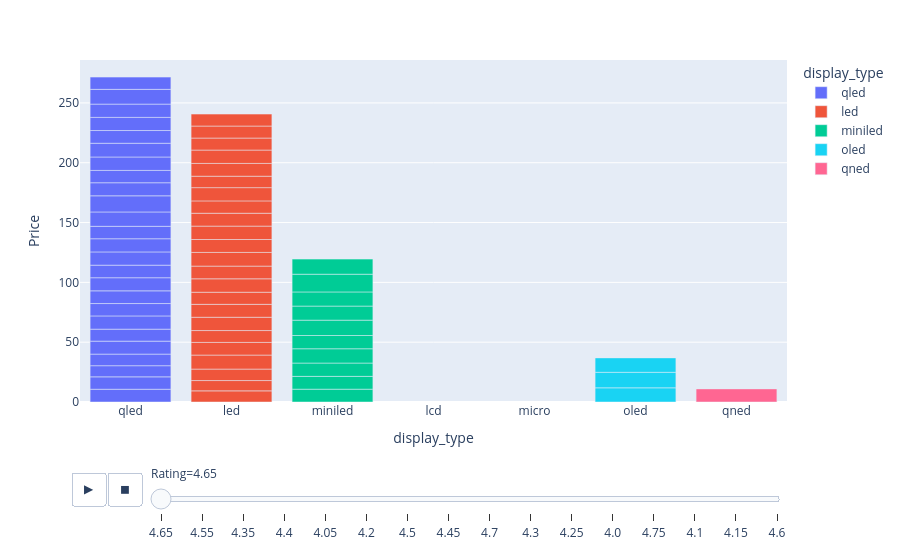

The code cell stored with this chart in its notebook:
### Markdown cell above
### Price to Display_Type Columns

### Code cell
px.bar(df, x='display_type', y='Price', color='display_type', animation_frame='Rating')

### Figure 1 — Plotly figure (JSON) as saved in the notebook; plotly's stock layout.template omitted (floating-point values rounded to 4 significant figures)
{"data": [{"alignmentgroup": "True", "hovertemplate": "display_type=%{x}<br>Rating=4.65<br>Price=%{y}<extra></extra>", "legendgroup": "qled", "marker": {"color": "#636efa", "pattern": {"shape": ""}}, "name": "qled", "offsetgroup": "qled", "orientation": "v", "showlegend": true, "textposition": "auto", "type": "bar", "x": ["qled", "qled", "qled", "qled", "qled", "qled", "qled", "qled", "qled", "qled", "qled", "qled", "qled", "qled", "qled", "qled", "qled", "qled", "qled", "qled", "qled", "qled", "qled", "qled", "qled"], "xaxis": "x", "y": [10.67, 10.35, 9.324, 9.68, 10.86, 9.999, 11.08, 10.34, 10.61, 10.97, 10.49, 11.09, 11.0, 10.38, 12.03, 13.49, 10.91, 10.3, 11.23, 11.48, 10.65, 10.99, 11.08, 12.35, 10.24], "yaxis": "y"}, {"alignmentgroup": "True", "hovertemplate": "display_type=%{x}<br>Rating=4.65<br>Price=%{y}<extra></extra>", "legendgroup": "led", "marker": {"color": "#EF553B", "pattern": {"shape": ""}}, "name": "led", "offsetgroup": "led", "orientation": "v", "showlegend": true, "textposition": "auto", "type": "bar", "x": ["led", "led", "led", "led", "led", "led", "led", "led", "led", "led", "led", "led", "led", "led", "led", "led", "led", "led", "led", "led", "led", "led", "led"], "xaxis": "x", "y": [9.306, 8.613, 9.595, 11.71, 10.6, 9.903, 11.11, 10.8, 10.13, 11.22, 10.6, 11.46, 10.79, 11.19, 10.77, 10.32, 11.08, 9.547, 10.69, 11.16, 10.04, 10.04, 9.999], "yaxis": "y"}, {"alignmentgroup": "True", "hovertemplate": "display_type=%{x}<br>Rating=4.65<br>Price=%{y}<extra></extra>", "legendgroup": "miniled", "marker": {"color": "#00cc96", "pattern": {"shape": ""}}, "name": "miniled", "offsetgroup": "miniled", "orientation": "v", "showlegend": true, "textposition": "auto", "type": "bar", "x": ["miniled", "miniled", "miniled", "miniled", "miniled", "miniled", "miniled", "miniled", "miniled", "miniled"], "xaxis": "x", "y": [10.71, 10.71, 11.14, 11.94, 11.08, 12.81, 11.78, 11.83, 14.81, 12.62], "yaxis": "y"}, {"alignmentgroup": "True", "hovertemplate": "display_type=%{x}<br>Rating=4.65<br>Price=%{y}<extra></extra>", "legendgroup": "oled", "marker": {"color": "#19d3f3", "pattern": {"shape": ""}}, "name": "oled", "offsetgroup": "oled", "orientation": "v", "showlegend": true, "textposition": "auto", "type": "bar", "x": ["oled", "oled", "oled"], "xaxis": "x", "y": [11.85, 12.98, 12.04], "yaxis": "y"}, {"alignmentgroup": "True", "hovertemplate": "display_type=%{x}<br>Rating=4.65<br>Price=%{y}<extra></extra>", "legendgroup": "qned", "marker": {"color": "#FF6692", "pattern": {"shape": ""}}, "name": "qned", "offsetgroup": "qned", "orientation": "v", "showlegend": true, "textposition": "auto", "type": "bar", "x": ["qned"], "xaxis": "x", "y": [10.96], "yaxis": "y"}], "layout": {"barmode": "relative", "legend": {"title": {"text": "display_type"}, "tracegroupgap": 0}, "margin": {"t": 60}, "sliders": [{"active": 0, "currentvalue": {"prefix": "Rating="}, "len": 0.9, "pad": {"b": 10, "t": 60}, "steps": [{"args": [["4.65"], {"frame": {"duration": 0, "redraw": true}, "fromcurrent": true, "mode": "immediate", "transition": {"duration": 0, "easing": "linear"}}], "label": "4.65", "method": "animate"}, {"args": [["4.55"], {"frame": {"duration": 0, "redraw": true}, "fromcurrent": true, "mode": "immediate", "transition": {"duration": 0, "easing": "linear"}}], "label": "4.55", "method": "animate"}, {"args": [["4.35"], {"frame": {"duration": 0, "redraw": true}, "fromcurrent": true, "mode": "immediate", "transition": {"duration": 0, "easing": "linear"}}], "label": "4.35", "method": "animate"}, {"args": [["4.4"], {"frame": {"duration": 0, "redraw": true}, "fromcurrent": true, "mode": "immediate", "transition": {"duration": 0, "easing": "linear"}}], "label": "4.4", "method": "animate"}, {"args": [["4.05"], {"frame": {"duration": 0, "redraw": true}, "fromcurrent": true, "mode": "immediate", "transition": {"duration": 0, "easing": "linear"}}], "label": "4.05", "method": "animate"}, {"args": [["4.2"], {"frame": {"duration": 0, "redraw": true}, "fromcurrent": true, "mode": "immediate", "transition": {"duration": 0, "easing": "linear"}}], "label": "4.2", "method": "animate"}, {"args": [["4.5"], {"frame": {"duration": 0, "redraw": true}, "fromcurrent": true, "mode": "immediate", "transition": {"duration": 0, "easing": "linear"}}], "label": "4.5", "method": "animate"}, {"args": [["4.45"], {"frame": {"duration": 0, "redraw": true}, "fromcurrent": true, "mode": "immediate", "transition": {"duration": 0, "easing": "linear"}}], "label": "4.45", "method": "animate"}, {"args": [["4.7"], {"frame": {"duration": 0, "redraw": true}, "fromcurrent": true, "mode": "immediate", "transition": {"duration": 0, "easing": "linear"}}], "label": "4.7", "method": "animate"}, {"args": [["4.3"], {"frame": {"duration": 0, "redraw": true}, "fromcurrent": true, "mode": "immediate", "transition": {"duration": 0, "easing": "linear"}}], "label": "4.3", "method": "animate"}, {"args": [["4.25"], {"frame": {"duration": 0, "redraw": true}, "fromcurrent": true, "mode": "immediate", "transition": {"duration": 0, "easing": "linear"}}], "label": "4.25", "method": "animate"}, {"args": [["4.0"], {"frame": {"duration": 0, "redraw": true}, "fromcurrent": true, "mode": "immediate", "transition": {"duration": 0, "easing": "linear"}}], "label": "4.0", "method": "animate"}, {"args": [["4.75"], {"frame": {"duration": 0, "redraw": true}, "fromcurrent": true, "mode": "immediate", "transition": {"duration": 0, "easing": "linear"}}], "label": "4.75", "method": "animate"}, {"args": [["4.1"], {"frame": {"duration": 0, "redraw": true}, "fromcurrent": true, "mode": "immediate", "transition": {"duration": 0, "easing": "linear"}}], "label": "4.1", "method": "animate"}, {"args": [["4.15"], {"frame": {"duration": 0, "redraw": true}, "fromcurrent": true, "mode": "immediate", "transition": {"duration": 0, "easing": "linear"}}], "label": "4.15", "method": "animate"}, {"args": [["4.6"], {"frame": {"duration": 0, "redraw": true}, "fromcurrent": true, "mode": "immediate", "transition": {"duration": 0, "easing": "linear"}}], "label": "4.6", "method": "animate"}], "x": 0.1, "xanchor": "left", "y": 0, "yanchor": "top"}], "updatemenus": [{"buttons": [{"args": [null, {"frame": {"duration": 500, "redraw": true}, "fromcurrent": true, "mode": "immediate", "transition": {"duration": 500, "easing": "linear"}}], "label": "&#9654;", "method": "animate"}, {"args": [[null], {"frame": {"duration": 0, "redraw": true}, "fromcurrent": true, "mode": "immediate", "transition": {"duration": 0, "easing": "linear"}}], "label": "&#9724;", "method": "animate"}], "direction": "left", "pad": {"r": 10, "t": 70}, "showactive": false, "type": "buttons", "x": 0.1, "xanchor": "right", "y": 0, "yanchor": "top"}], "xaxis": {"anchor": "y", "categoryarray": ["qled", "led", "miniled", "lcd", "micro", "oled", "qned", "laser"], "categoryorder": "array", "domain": [0, 1], "title": {"text": "display_type"}}, "yaxis": {"anchor": "x", "domain": [0, 1], "title": {"text": "Price"}}}}
